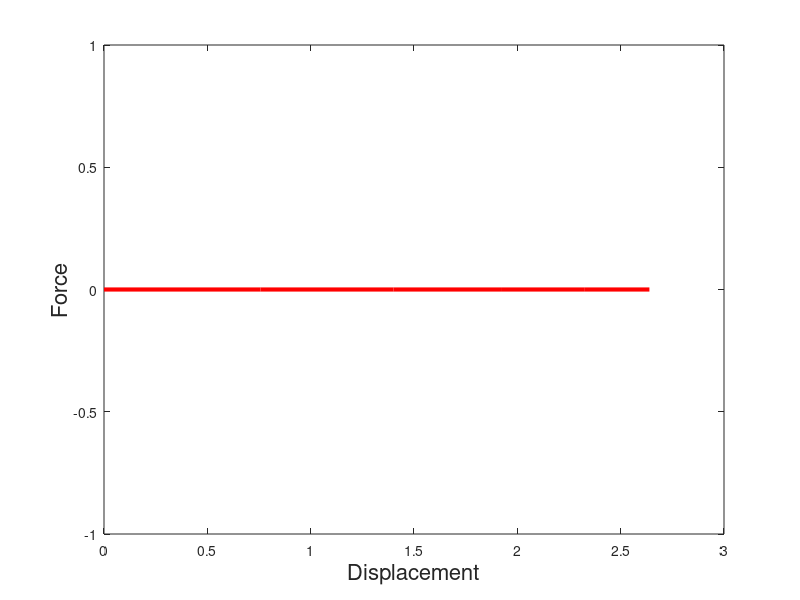
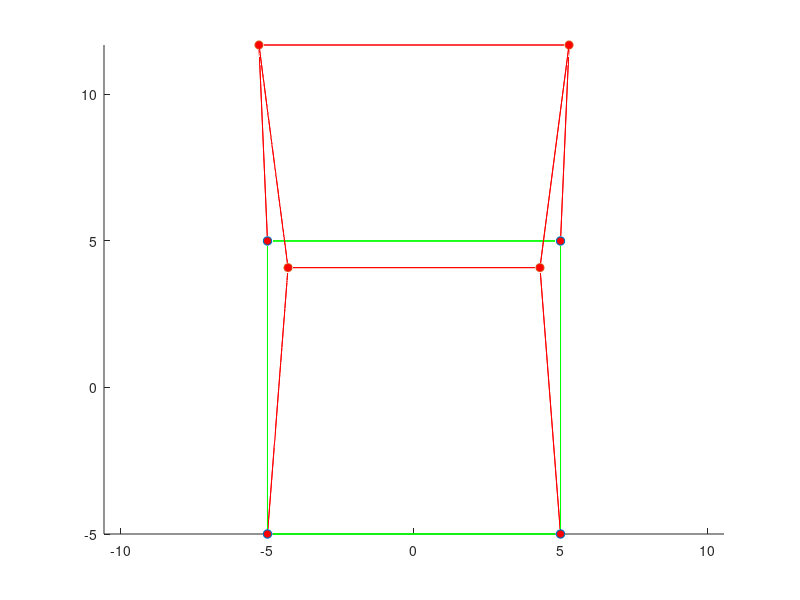

These charts were generated, in order, by the following MATLAB code:
function FEM_hyperelastic
%
%          Example 2D and 3D hyperelastic FEM code
%
%        Variables read from input file;
%        nprops              No. material parameters
%        materialprops(i)    List of material parameters
%        ncoord              No. spatial coords (2 for 2D, 3 for 3D)
%        ndof                No. degrees of freedom per node (2 for 2D, 3 for 3D)
%                            (here ndof=ncoord, but the program allows them to be different
%                            to allow extension to plate & beam elements with C^1 continuity)
%        nnode               No. nodes
%        coords(i,j)         ith coord of jth node, for i=1..ncoord; j=1..nnode
%        nelem               No. elements
%        maxnodes            Max no. nodes on any one element (used for array dimensioning)
%        nelnodes(i)         No. nodes on the ith element
%        elident(i)          An integer identifier for the ith element.  Not used
%                            in this code but could be used to switch on reduced integration,
%                            etc.
%        connect(i,j)        List of nodes on the jth element
%        nfix                Total no. prescribed displacements
%        fixnodes(i,j)       List of prescribed displacements at nodes
%                            fixnodes(1,j) Node number
%                            fixnodes(2,j) Displacement component number (1, 2 or 3)
%                            fixnodes(3,j) Value of the displacement
%        ndload              Total no. element faces subjected to tractions
%        dloads(i,j)         List of element tractions
%                            dloads(1,j) Element number
%                            dloads(2,j) face number
%                            dloads(3,j), dloads(4,j), dloads(5,j) Components of traction
%                            (assumed uniform) 
%
%  To run the program you first need to set up an input file, as described in 
%  the lecture notes.  Then change the fopen command below to point to the file.
%  Also change the fopen command in the post-processing step (near the bottom of the
%  program) to point to a suitable output file.  Then execute the file in
%  the usual fashion (e.g. hit the green arrow at the top of the MATLAB
%  editor window)
% 
%
% ==================== Read data from the input file ===========================
%
%
% YOU NEED TO CHANGE THE PATH & FILE NAME TO POINT TO YOUR INPUT FILE
%
% infile=fopen('hyperelastic_quad4.txt','r');
% infile=fopen('Hyperelastic_Normal.txt','r');
% outfile=fopen('Results_Normal.txt','w');
infile=fopen('Hyperelastic_Shear.txt','r');
outfile=fopen('Results_Shear.txt','w');

[nprops,materialprops,ncoord,ndof,nnode,coords,nelem,maxnodes,connect,nelnodes,elident,nfix,fixnodes,ndload,dloads] = read_input_file(infile);

fclose(infile);

% Plot the initial mesh as a check
close all
figure
plotmesh(coords,ncoord,nnode,connect,nelem,elident,nelnodes,'g');

%
%============================ MAIN FEM ANALYSIS PROCEDURE ========================
%
%   w           Nodal displacements.  Let w_i^a be ith displacement component
%               at jth node.  Then dofs contain (w_1^1, w_2^1, w_1^2, w_2^2....) for 2D
%               and (w_1^1, w_2^1, w_3^1, w_1^2, w_2^2, w_3^2....) for 3D
%   dw          Correction to nodal displacements.  Let w_i^a be ith displacement component
%               at jth node.  Then dofs contain (w_1^1, w_2^1, w_1^2, w_2^2....) for 2D
%               and (w_1^1, w_2^1, w_3^1, w_1^2, w_2^2, w_3^2....) for 3D
%   K           Global stiffness matrix.  Stored as [K_1111 K_1112  K_1121  K_1122...
%                                                    K_1211 K_1212  K_1221  K_1222...
%                                                    K_2111 K_2112  K_2121  K_2122...]
%               for 2D problem and similarly for 3D problem
%   F           Force vector.  Currently only includes contribution from tractions
%               acting on element faces (i.e. body forces are neglected)
%   R           Volume contribution to residual
%   b           RHS of equation system
%
  w = zeros(nnode*ndof,1);
%
%  Here we specify how the Newton Raphson iteration should run
%  Load is applied in nsteps increments;
%  tol is the tolerance used in checking Newton-Raphson convergence
%  maxit is the max no. Newton-Raphson iterations
%  relax is the relaxation factor (Set to 1 unless big convergence problems)
%
  nsteps = 5;
  tol = 0.00001;
  maxit = 30;
  relax = 1.;

  forcevdisp = zeros(2,nsteps+1);
  forcevdisp(1,1) = 0;
  forcevdisp(2,1) = 0;

  for step = 1 : nsteps

     loadfactor = step/nsteps;

     err1 = 1.;
     nit = 0;
   
    fprintf(1,'\n Step %f Load %f\n',step,loadfactor);

     while ((err1>tol) && (nit<maxit))          % Newton Raphson loop
         nit = nit + 1;
   
         K = globalstiffness(ncoord,ndof,nnode,coords, ...
                 nelem,maxnodes,elident,nelnodes,connect,materialprops,w);
         F = globaltraction(ncoord,ndof,nnode,ndload,coords, ...
                      nelnodes,elident,connect,dloads,w);
         R = globalresidual(ncoord,ndof,nnode,coords, ...
                    nelem,maxnodes,elident,nelnodes, ...
                          connect,materialprops,w);
         
         b = loadfactor*F - R;
         
%          Fix constrained nodes.
         for n = 1 : nfix
           rw = ndof*(fixnodes(1,n)-1) + fixnodes(2,n);
           for cl = 1 : ndof*nnode
             K(rw,cl) = 0;
           end
           K(rw,rw) = 1.;
           b(rw) = loadfactor*fixnodes(3,n)-w(rw);
         end
%
%        Solve for the correction
%
         dw = K\b;
%
%        Check convergence
%

         w = w + relax*dw;
         wnorm = dot(w,w);
         err1 = dot(dw,dw);
         err2 = dot(b,b);
         err1 = sqrt(err1/wnorm);
         err2 = sqrt(err2)/(ndof*nnode);
         fprintf(1,'Iteration number %d Correction %f Residual %f tolerance %f\n',nit,err1,err2,tol);
     end
     
     fprintf(outfile,'\n\n Step %f Load %f\n',step,loadfactor);
     
     print_results(outfile, ...
         nprops,materialprops,ncoord,ndof,nnode,coords, ...
         nelem,maxnodes,connect,nelnodes,elident, ...
         nfix,fixnodes,ndload,dloads,w)
%
%      Store traction and displacement for plotting later
%
    forcevdisp(2,step+1) = loadfactor*dloads(3,1);
    forcevdisp(1,step+1) = w(3);
  end 

  plot(forcevdisp(1,:),forcevdisp(2,:),'r','LineWidth',3);
  xlabel({'Displacement'},'FontSize',16);
  ylabel({'Force'},'FontSize',16);

  
%
%================================= POST-PROCESSING =================================
%
% Create a plot of the deformed mesh
%

  defcoords = zeros(ndof,nnode); 
  scalefactor = 1.0;
  for i = 1:nnode
    for j = 1:ndof
       defcoords(j,i) = coords(j,i) + scalefactor*w(ndof*(i-1)+j); 
    end
  end

 figure
 plotmesh(coords,ncoord,nnode,connect,nelem,elident,nelnodes,'g');
 hold on
 plotmesh(defcoords,ncoord,nnode,connect,nelem,elident,nelnodes,'r');  
  

 
fclose(outfile); 
end 

%================= Material Stiffness ==================================
%
%    Computes material stiffness tensor C_{ijkl} 
%    Currently coded either for plane strain or general 3D.
%
function C = materialstiffness(ndof,ncoord,B,J,materialprops)

% 
   mu1 = materialprops(1);
   K1 = materialprops(2);
%
   dl = [ [1,0,0];[0,1,0];[0,0,1] ];  

   if (ncoord == 2)
     Bqq = B(1,1)+B(2,2) + 1.;  
     for i = 1 : 2 
       for j = 1 : 2 
         for k = 1 : 2 
           for l = 1 : 2 
             C(i,j,k,l) =  mu1*( dl(i,k)*B(j,l)+B(i,l)*dl(j,k) ...
                         - (2/3)*(B(i,j)*dl(k,l)+dl(i,j)*B(k,l)) ...
                         + (2/3)*Bqq*dl(i,j)*dl(k,l)/3 )/J^(2/3) ...
                         + K1*(2*J-1)*J*dl(i,j)*dl(k,l);
           end
         end
       end
     end
        
   elseif (ncoord == 3)

     Bqq = B(1,1)+B(2,2)+B(3,3);
     for i = 1 : 3
       for j = 1 : 3
         for k = 1 : 3
           for l = 1 : 3
             C(i,j,k,l) =  mu1*( dl(i,k)*B(j,l)+B(i,l)*dl(j,k) ...
                         - (2/3)*(B(i,j)*dl(k,l)+dl(i,j)*B(k,l)) ...
                         + (2/3)*Bqq*dl(i,j)*dl(k,l)/3 )/J^(2/3) ...
                         + K1*(2*J-1)*J*dl(i,j)*dl(k,l);
            end
          end
        end
      end
    end

end
%================= Stress ==================================
%
%   Computes stress sigma_{ij} given B_{ij}
%
function stress = Kirchhoffstress(ndof,ncoord,B,J,materialprops)

   stress = zeros(ndof,ncoord);
   dl = [ [1,0,0];[0,1,0];[0,0,1] ];  

   mu1 = materialprops(1);
   K1 = materialprops(2);

   Bkk = trace(B);
   if (ndof==2) Bkk = Bkk + 1; end 
   for i = 1 : ndof
     for j = 1 : ncoord
        stress(i,j) = mu1*(B(i,j) - Bkk*dl(i,j)/3.)/J^(2/3) + K1*J*(J-1)*dl(i,j);
    end
  end

end


%====================== No. integration points =============================
%
%   Defines the number of integration points:be used for
%   each element type
%
function n = numberofintegrationpoints(ncoord,nelnodes,elident)
  
   if (ncoord == 1) 
     n = nelnodes;   
   elseif (ncoord == 2) 
     if (nelnodes == 3)
         n = 1;
     end
     if (nelnodes == 6)
         n = 3;
     end
     if (nelnodes == 4)
         n = 4;
     end
     if (nelnodes == 8)
         n = 9;
     end
   elseif (ncoord == 3) 
     if (nelnodes == 4)
         n = 1 ;
     end
     if (nelnodes == 10)
         n = 4;
     end
     if (nelnodes == 8)
         n = 8;
     end
     if (nelnodes == 20)
         n = 27;
     end
   end
end   
%
%====================== INTEGRATION POINTS ==================================
%
%   Defines positions of integration points
%
function xi = integrationpoints(ncoord,nelnodes,npoints,elident)

   xi = zeros(ncoord,npoints);
%
%  1D elements
%
   if (ncoord == 1) 
     if (npoints==1) 
       xi(1,1) = 0.;
     elseif (npoints == 2) 
       xi(1,1) = -0.5773502692;
       xi(1,2) = -xi(1,1);
     elseif (npoints == 3) 
       xi(1,1) = -0.7745966692;
       xi(1,2) = 0.0;
       xi(1,3) = -xi(1,1);
     end
%
%  2D elements
%
   elseif (ncoord == 2) 
%
%    Triangular element
%
     if ( nelnodes == 3 || nelnodes == 6 ) 
       if (npoints == 1) 
         xi(1,1) = 1./3.;
         xi(2,1) = 1./3.;
       elseif (npoints == 3) 
         xi(1,1) = 0.6;
         xi(2,1) = 0.2;
         xi(1,2) = 0.2;
         xi(2,2) = 0.6;
         xi(1,3) = 0.2;
         xi(2,3) = 0.2;
       elseif (npoints == 4) 
         xi(1,1) = 1./3.;
         xi(2,1) = 1./3.;
         xi(1,2) = 0.6;
         xi(2,2) = 0.2;
         xi(1,3) = 0.2;
         xi(2,3) = 0.6;
         xi(1,4) = 0.2;
         xi(2,4) = 0.2;
       end
%
%    Rectangular element
%                  
     elseif ( nelnodes==4 || nelnodes==8 ) 

       if (npoints == 1) 
         xi(1,1) = 0.;
         xi(2,1) = 0.;
       elseif (npoints == 4) 
         xi(1,1) = -0.5773502692;
         xi(2,1) = xi(1,1);
         xi(1,2) = -xi(1,1);
         xi(2,2) = xi(1,1);
         xi(1,3) = xi(1,1);
         xi(2,3) = -xi(1,1);
         xi(1,4) = -xi(1,1);
         xi(2,4) = -xi(1,1);
       elseif (npoints == 9) 
         xi(1,1) = -0.7745966692;
         xi(2,1) = xi(1,1);
         xi(1,2) = 0.0;
         xi(2,2) = xi(1,1);
         xi(1,3) = -xi(1,1);
         xi(2,3) = xi(1,1);
         xi(1,4) = xi(1,1);
         xi(2,4) = 0.0;
         xi(1,5) = 0.0;
         xi(2,5) = 0.0;
         xi(1,6) = -xi(1,1);
         xi(2,6) = 0.0;
         xi(1,7) = xi(1,1);
         xi(2,7) = -xi(1,1);
         xi(1,8) = 0.;
         xi(2,8) = -xi(1,1);
         xi(1,9) = -xi(1,1);
         xi(2,9) = -xi(1,1);
       end
     end
%
%   3D elements
%
   elseif (ncoord == 3) 
%
%  3D elements
%
     if (nelnodes == 4 || nelnodes==10 ) 
       if (npoints == 1) 
         xi(1,1) = 0.25;
         xi(2,1) = 0.25;
         xi(3,1) = 0.25;
       elseif (npoints == 4) 
         xi(1,1) = 0.58541020;
         xi(2,1) = 0.13819660;
         xi(3,1) = xi(2,1);
         xi(1,2) = xi(2,1);
         xi(2,2) = xi(1,1);
         xi(3,2) = xi(2,1);
         xi(1,3) = xi(2,1);
         xi(2,3) = xi(2,1);
         xi(3,3) = xi(1,1);
         xi(1,4) = xi(2,1);
         xi(2,4) = xi(2,1);
         xi(3,4) = xi(2,1);
       end
     elseif ( nelnodes==8 || nelnodes==20 ) 
       if (npoints == 1) 
         xi(1,1) = 0.;
         xi(2,1) = 0.;
         xi(3,1) = 0.;
       elseif (npoints == 8) 
         x1D = [-0.5773502692,0.5773502692];
         for k = 1:2
           for j = 1:2 
             for i = 1:2
               n = 4*(k-1) + 2*(j-1) + i;
               xi(1,n) = x1D(i);
               xi(2,n) = x1D(j);
               xi(3,n) = x1D(k);
             end
           end
         end
       elseif (npoints == 27) 
         x1D = [-0.7745966692,0.,0.7745966692];
         for k = 1:3
           for j = 1:3
             for i = 1:3
               n = 9*(k-1) + 3*(j-1) + i;
               xi(1,n) = x1D(i);
               xi(2,n) = x1D(j);
               xi(3,n) = x1D(k);
             end
           end
         end
       end
     end
   end
end

%
%================= INTEGRATION WEIGHTS ==================================
%
%   Defines integration weights w_i
%
function w = integrationweights(ncoord,nelnodes,npoints,elident)

   w = zeros(npoints,1);

%
%  1D elements
%
   if (ncoord == 1) 
     if (npoints == 1)
       w(1) = 2.;
     elseif (npoints == 2) 
       w = [1.,1.];
     elseif (npoints == 3) 
       w = [0.555555555,0.888888888,0.555555555];
     end
%
%  2D elements
%
   elseif (ncoord == 2) 
%
%    Triangular element
%
     if ( nelnodes == 3 || nelnodes == 6 ) 
       if (npoints == 1) 
         w(1) = 0.5;
       elseif (npoints == 3) 
         w(1) = 1./6.;
         w(2) = 1./6.;
         w(3) = 1./6.;
       elseif (npoints == 4) 
         w = [-27./96.,25./96.,25/96.,25/96.];
       end
%
%    Rectangular element
%                  
     elseif ( nelnodes==4 || nelnodes==8 ) 

       if (npoints == 1) 
         w(1) = 4.;
       elseif (npoints == 4) 
         w = [1.,1.,1.,1.];
       elseif (npoints == 9 ) 
         w1D = [0.555555555,0.888888888,0.55555555555];
         for j = 1:3
           for i = 1:3
             n = 3*(j-1)+i;
             w(n) = w1D(i)*w1D(j);
           end
         end    
       end
     end 

   elseif (ncoord == 3) 
%
%  3D elements
%
     if (nelnodes == 4 || nelnodes==10 ) 
       if (npoints == 1) 
         w(1) = 1./6.;
       elseif (npoints == 4) 
         w = [1./24.,1./24.,1./24.,1./24.];
       end
     elseif ( nelnodes==8 || nelnodes==20 ) 
       if (npoints == 1) 
         w(1) = 8.;
       elseif (npoints == 8) 
         w = [1.,1.,1.,1.,1.,1.,1.,1.];
       elseif (npoints == 27) 
         w1D = [0.555555555,0.888888888,0.55555555555];
         for k = 1:3
           for j = 1:3
             for i = 1:3
               n = 9*(k-1)+3*(j-1)+i;
               w(n) = w1D(i)*w1D(j)*w1D(k);
             end
           end    
         end
       end
     end
   end
end

%
%================= SHAPE FUNCTIONS ==================================
%
%        Calculates shape functions for various element types
%
function N = shapefunctions(nelnodes,ncoord,elident,xi)
 

   N = zeros(nelnodes,1);
%
%  1D elements
%
  if (ncoord == 1) 
    if (nelnodes==2) 
      N(1) = 0.5*(1.+xi(1));
      N(2) = 0.5*(1.-xi(1));
    elseif (nelnodes == 3) 
      N(1) = -0.5*xi(1)*(1.-xi(1));
      N(2) =  0.5*xi(1)*(1.+xi(1));
      N(3) = (1.-xi(1))*(1.+xi(1));
    end
%
%  2D elements
%
   elseif (ncoord == 2) 
%
%    Triangular element
%
     if ( nelnodes == 3 ) 
       N(1) = xi(1);
       N(2) = xi(2);
       N(3) = 1.-xi(1)-xi(2);               
     elseif ( nelnodes == 6 ) 
       xi3 = 1.-xi(1)-xi(2);
       N(1) = (2.*xi(1)-1.)*xi(1);
       N(2) = (2.*xi(2)-1.)*xi(2);
       N(3) = (2.*xi3-1.)*xi3;
       N(4) = 4.*xi(1)*xi(2);
       N(5) = 4.*xi(2)*xi3;
       N(6) = 4.*xi3*xi(1);
%
%    Rectangular element
%                  
     elseif ( nelnodes == 4 ) 
       N(1) = 0.25*(1.-xi(1))*(1.-xi(2));
       N(2) = 0.25*(1.+xi(1))*(1.-xi(2));
       N(3) = 0.25*(1.+xi(1))*(1.+xi(2));
       N(4) = 0.25*(1.-xi(1))*(1.+xi(2));
     elseif (nelnodes == 8) 
       N(1) = -0.25*(1.-xi(1))*(1.-xi(2))*(1.+xi(1)+xi(2));
       N(2) = 0.25*(1.+xi(1))*(1.-xi(2))*(xi(1)-xi(2)-1.);
       N(3) = 0.25*(1.+xi(1))*(1.+xi(2))*(xi(1)+xi(2)-1.);
       N(4) = 0.25*(1.-xi(1))*(1.+xi(2))*(xi(2)-xi(1)-1.);
       N(5) = 0.5*(1.-xi(1)*xi(1))*(1.-xi(2));
       N(6) = 0.5*(1.+xi(1))*(1.-xi(2)*xi(2));
       N(7) = 0.5*(1.-xi(1)*xi(1))*(1.+xi(2));
       N(8) = 0.5*(1.-xi(1))*(1.-xi(2)*xi(2));
     end
%
   elseif (ncoord==3) 

     if (nelnodes == 4) 
       N(1) = xi(1);
       N(2) = xi(2);
       N(3) = xi(3);
       N(4) = 1.-xi(1)-xi(2)-xi(3);
     elseif (nelnodes == 10) 
       xi4 = 1.-xi(1)-xi(2)-xi(3);
       N(1) = (2.*xi(1)-1.)*xi(1);
       N(2) = (2.*xi(2)-1.)*xi(2);
       N(3) = (2.*xi(3)-1.)*xi(3);
       N(4) = (2.*xi4-1.)*xi4;
       N(5) = 4.*xi(1)*xi(2);
       N(6) = 4.*xi(2)*xi(3);
       N(7) = 4.*xi(3)*xi(1);
       N(8) = 4.*xi(1)*xi4;
       N(9) = 4.*xi(2)*xi4;
       N(10) = 4.*xi(3)*xi4;
     elseif (nelnodes == 8) 
       N(1) = (1.-xi(1))*(1.-xi(2))*(1.-xi(3))/8.;
       N(2) = (1.+xi(1))*(1.-xi(2))*(1.-xi(3))/8.;
       N(3) = (1.+xi(1))*(1.+xi(2))*(1.-xi(3))/8.;
       N(4) = (1.-xi(1))*(1.+xi(2))*(1.-xi(3))/8.;
       N(5) = (1.-xi(1))*(1.-xi(2))*(1.+xi(3))/8.;
       N(6) = (1.+xi(1))*(1.-xi(2))*(1.+xi(3))/8.;
       N(7) = (1.+xi(1))*(1.+xi(2))*(1.+xi(3))/8.;
       N(8) = (1.-xi(1))*(1.+xi(2))*(1.+xi(3))/8.;
     elseif (nelnodes == 20) 
       N(1) = (1.-xi(1))*(1.-xi(2))*(1.-xi(3))*(-xi(1)-xi(2)-xi(3)-2.)/8.;
       N(2) = (1.+xi(1))*(1.-xi(2))*(1.-xi(3))*(xi(1)-xi(2)-xi(3)-2.)/8.;
       N(3) = (1.+xi(1))*(1.+xi(2))*(1.-xi(3))*(xi(1)+xi(2)-xi(3)-2.)/8.;
       N(4) = (1.-xi(1))*(1.+xi(2))*(1.-xi(3))*(-xi(1)+xi(2)-xi(3)-2.)/8.;
       N(5) = (1.-xi(1))*(1.-xi(2))*(1.+xi(3))*(-xi(1)-xi(2)+xi(3)-2.)/8.;
       N(6) = (1.+xi(1))*(1.-xi(2))*(1.+xi(3))*(xi(1)-xi(2)+xi(3)-2.)/8.;
       N(7) = (1.+xi(1))*(1.+xi(2))*(1.+xi(3))*(xi(1)+xi(2)+xi(3)-2.)/8.;
       N(8) = (1.-xi(1))*(1.+xi(2))*(1.+xi(3))*(-xi(1)+xi(2)+xi(3)-2.)/8.;
       N(9)  = (1.-xi(1)^2)*(1.-xi(2))*(1.-xi(3))/4.;
       N(10) = (1.+xi(1))*(1.-xi(2)^2)*(1.-xi(3))/4.;
       N(11) = (1.-xi(1)^2)*(1.+xi(2))*(1.-xi(3))/4.;
       N(12) = (1.-xi(1))*(1.-xi(2)^2)*(1.-xi(3))/4.;
       N(13) = (1.-xi(1)^2)*(1.-xi(2))*(1.+xi(3))/4.;
       N(14) = (1.+xi(1))*(1.-xi(2)^2)*(1.+xi(3))/4.;
       N(15) = (1.-xi(1)^2)*(1.+xi(2))*(1.+xi(3))/4.;
       N(16) = (1.-xi(1))*(1.-xi(2)^2)*(1.+xi(3))/4.;
       N(17) = (1.-xi(1))*(1.-xi(2))*(1.-xi(3)^2)/4.;
       N(18) = (1.+xi(1))*(1.-xi(2))*(1.-xi(3)^2)/4.;
       N(19) = (1.+xi(1))*(1.+xi(2))*(1.-xi(3)^2)/4.;
       N(20) = (1.-xi(1))*(1.+xi(2))*(1.-xi(3)^2)/4.;
     end
   end

end

%
%================= SHAPE FUNCTION DERIVATIVES ======================
%
function dNdxi = shapefunctionderivs(nelnodes,ncoord,elident,xi)

  dNdxi = zeros(nelnodes,ncoord);
%
% 1D elements
%
  if (ncoord == 1) 
    if (nelnodes==2) 
      dNdxi(1,1) = 0.5;
      dNdxi(2,1) = -0.5;
    elseif (nelnodes == 3) 
      dNdxi(1,1) = -0.5+xi(1);
      dNdxi(2,1) =  0.5+xi(1);
      dNdxi(3,1) = -2.*xi(1);
    end
%
%  2D elements
%
   elseif (ncoord == 2) 
%
%    Triangular element
%
     if ( nelnodes == 3 ) 
       dNdxi(1,1) = 1.;
       dNdxi(2,2) = 1.;
       dNdxi(3,1) = -1.;
       dNdxi(3,2) = -1.;               
     elseif ( nelnodes == 6 ) 
       xi3 = 1.-xi(1)-xi(2);
       dNdxi(1,1) = 4.*xi(1)-1.;
       dNdxi(2,2) = 4.*xi(2)-1.;
       dNdxi(3,1) = -(4.*xi3-1.);
       dNdxi(3,2) = -(4.*xi3-1.);
       dNdxi(4,1) = 4.*xi(2);
       dNdxi(4,2) = 4.*xi(1);
       dNdxi(5,1) = -4.*xi(2);
       dNdxi(5,2) = -4.*xi(1);
       dNdxi(6,1) = 4.*xi3 - 4.*xi(1);
       dNdxi(6,2) = 4.*xi3 - 4.*xi(2);
%
%    Rectangular element
%                  
     elseif ( nelnodes == 4 ) 
       dNdxi(1,1) = -0.25*(1.-xi(2));
       dNdxi(1,2) = -0.25*(1.-xi(1));
       dNdxi(2,1) = 0.25*(1.-xi(2));
       dNdxi(2,2) = -0.25*(1.+xi(1));
       dNdxi(3,1) = 0.25*(1.+xi(2));
       dNdxi(3,2) = 0.25*(1.+xi(1));
       dNdxi(4,1) = -0.25*(1.+xi(2));
       dNdxi(4,2) = 0.25*(1.-xi(1));
     elseif (nelnodes == 8) 
       dNdxi(1,1) = 0.25*(1.-xi(2))*(2.*xi(1)+xi(2));
       dNdxi(1,2) = 0.25*(1.-xi(1))*(xi(1)+2.*xi(2));
       dNdxi(2,1) = 0.25*(1.-xi(2))*(2.*xi(1)-xi(2));
       dNdxi(2,2) = 0.25*(1.+xi(1))*(2.*xi(2)-xi(1));
       dNdxi(3,1) = 0.25*(1.+xi(2))*(2.*xi(1)+xi(2));
       dNdxi(3,2) = 0.25*(1.+xi(1))*(2.*xi(2)+xi(1));
       dNdxi(4,1) = 0.25*(1.+xi(2))*(2.*xi(1)-xi(2));
       dNdxi(4,2) = 0.25*(1.-xi(1))*(2.*xi(2)-xi(1));
       dNdxi(5,1) = -xi(1)*(1.-xi(2));
       dNdxi(5,2) = -0.5*(1.-xi(1)*xi(1));
       dNdxi(6,1) = 0.5*(1.-xi(2)*xi(2));
       dNdxi(6,2) = -(1.+xi(1))*xi(2);
       dNdxi(7,1) = -xi(1)*(1.+xi(2));
       dNdxi(7,2) = 0.5*(1.-xi(1)*xi(1));
       dNdxi(8,1) = -0.5*(1.-xi(2)*xi(2));
       dNdxi(8,2) = -(1.-xi(1))*xi(2);
      end
%
%    3D elements
%
   elseif (ncoord==3) 

     if (nelnodes == 4) 
       dNdxi(1,1) = 1.;
       dNdxi(2,2) = 1.;
       dNdxi(3,3) = 1.;
       dNdxi(4,1) = -1.;
       dNdxi(4,2) = -1.;
       dNdxi(4,3) = -1.;
     elseif (nelnodes == 10) 
       xi4 = 1.-xi(1)-xi(2)-xi(3);
       dNdxi(1,1) = (4.*xi(1)-1.);
       dNdxi(2,2) = (4.*xi(2)-1.);
       dNdxi(3,3) = (4.*xi(3)-1.);
       dNdxi(4,1) = -(4.*xi4-1.);
       dNdxi(4,2) = -(4.*xi4-1.);
       dNdxi(4,3) = -(4.*xi4-1.);
       dNdxi(5,1) = 4.*xi(2);
       dNdxi(5,2) = 4.*xi(1);
       dNdxi(6,2) = 4.*xi(3);
       dNdxi(6,3) = 4.*xi(2);
       dNdxi(7,1) = 4.*xi(3);
       dNdxi(7,3) = 4.*xi(1); 
       dNdxi(8,1) = 4.*(xi4-xi(1));
       dNdxi(8,2) = -4.*xi(1);
       dNdxi(8,3) = -4.*xi(1);
       dNdxi(9,1) = -4.*xi(2);
       dNdxi(9,2) = 4.*(xi4-xi(2));
       dNdxi(9,3) = -4.*xi(2);
       dNdxi(10,1) = -4.*xi(3)*xi4;
       dNdxi(10,2) = -4.*xi(3);
       dNdxi(10,3) = 4.*(xi4-xi(3));
     elseif (nelnodes == 8) 
       dNdxi(1,1) = -(1.-xi(2))*(1.-xi(3))/8.;
       dNdxi(1,2) = -(1.-xi(1))*(1.-xi(3))/8.;
       dNdxi(1,3) = -(1.-xi(1))*(1.-xi(2))/8.;
       dNdxi(2,1) = (1.-xi(2))*(1.-xi(3))/8.;
       dNdxi(2,2) = -(1.+xi(1))*(1.-xi(3))/8.;
       dNdxi(2,3) = -(1.+xi(1))*(1.-xi(2))/8.;
       dNdxi(3,1) = (1.+xi(2))*(1.-xi(3))/8.;
       dNdxi(3,2) = (1.+xi(1))*(1.-xi(3))/8.;
       dNdxi(3,3) = -(1.+xi(1))*(1.+xi(2))/8.;
       dNdxi(4,1) = -(1.+xi(2))*(1.-xi(3))/8.;
       dNdxi(4,2) = (1.-xi(1))*(1.-xi(3))/8.;
       dNdxi(4,3) = -(1.-xi(1))*(1.+xi(2))/8.;
       dNdxi(5,1) = -(1.-xi(2))*(1.+xi(3))/8.;
       dNdxi(5,2) = -(1.-xi(1))*(1.+xi(3))/8.;
       dNdxi(5,3) = (1.-xi(1))*(1.-xi(2))/8.;
       dNdxi(6,1) = (1.-xi(2))*(1.+xi(3))/8.;
       dNdxi(6,2) = -(1.+xi(1))*(1.+xi(3))/8.;
       dNdxi(6,3) = (1.+xi(1))*(1.-xi(2))/8.;
       dNdxi(7,1) = (1.+xi(2))*(1.+xi(3))/8.;
       dNdxi(7,2) = (1.+xi(1))*(1.+xi(3))/8.;
       dNdxi(7,3) = (1.+xi(1))*(1.+xi(2))/8.;
       dNdxi(8,1) = -(1.+xi(2))*(1.+xi(3))/8.;
       dNdxi(8,2) = (1.-xi(1))*(1.+xi(3))/8.;
       dNdxi(8,3) = (1.-xi(1))*(1.+xi(2))/8.;
     elseif (nelnodes == 20) 
       dNdxi(1,1) = (-(1.-xi(2))*(1.-xi(3))*(-xi(1)-xi(2)-xi(3)-2.)-(1.-xi(1))*(1.-xi(2))*(1.-xi(3)))/8.;
       dNdxi(1,2) = (-(1.-xi(1))*(1.-xi(3))*(-xi(1)-xi(2)-xi(3)-2.)-(1.-xi(1))*(1.-xi(2))*(1.-xi(3)))/8.;
       dNdxi(1,3) = (-(1.-xi(1))*(1.-xi(2))*(-xi(1)-xi(2)-xi(3)-2.)-(1.-xi(1))*(1.-xi(2))*(1.-xi(3)))/8.;

       dNdxi(2,1) = ((1.-xi(2))*(1.-xi(3))*(xi(1)-xi(2)-xi(3)-2.)+(1.+xi(1))*(1.-xi(2))*(1.-xi(3)))/8.;
       dNdxi(2,2) = (-(1.+xi(1))*(1.-xi(3))*(xi(1)-xi(2)-xi(3)-2.)-(1.+xi(1))*(1.-xi(2))*(1.-xi(3)))/8.;
       dNdxi(2,3) = (-(1.+xi(1))*(1.-xi(2))*(xi(1)-xi(2)-xi(3)-2.)-(1.+xi(1))*(1.-xi(2))*(1.-xi(3)))/8.;

       dNdxi(3,1) = ((1.+xi(2))*(1.-xi(3))*(xi(1)+xi(2)-xi(3)-2.)+(1.+xi(1))*(1.+xi(2))*(1.-xi(3)))/8.;
       dNdxi(3,2) = ((1.+xi(1))*(1.-xi(3))*(xi(1)+xi(2)-xi(3)-2.)+(1.+xi(1))*(1.+xi(2))*(1.-xi(3)))/8.;
       dNdxi(3,3) = (-(1.+xi(1))*(1.+xi(2))*(xi(1)+xi(2)-xi(3)-2.)-(1.+xi(1))*(1.+xi(2))*(1.-xi(3)))/8.;

       dNdxi(4,1) = (-(1.+xi(2))*(1.-xi(3))*(-xi(1)+xi(2)-xi(3)-2.)-(1.-xi(1))*(1.+xi(2))*(1.-xi(3)))/8.;
       dNdxi(4,2) = ((1.-xi(1))*(1.-xi(3))*(-xi(1)+xi(2)-xi(3)-2.)+(1.-xi(1))*(1.+xi(2))*(1.-xi(3)))/8.;
       dNdxi(4,3) = (-(1.-xi(1))*(1.+xi(2))*(-xi(1)+xi(2)-xi(3)-2.)-(1.-xi(1))*(1.+xi(2))*(1.-xi(3)))/8.;
       dNdxi(5,1) = (-(1.-xi(2))*(1.+xi(3))*(-xi(1)-xi(2)+xi(3)-2.)-(1.-xi(1))*(1.-xi(2))*(1.+xi(3)))/8.;
       dNdxi(5,2) = (-(1.-xi(1))*(1.+xi(3))*(-xi(1)-xi(2)+xi(3)-2.)-(1.-xi(1))*(1.-xi(2))*(1.+xi(3)))/8.;
       dNdxi(5,3) = ((1.-xi(1))*(1.-xi(2))*(-xi(1)-xi(2)+xi(3)-2.)+(1.-xi(1))*(1.-xi(2))*(1.+xi(3)))/8.;
       dNdxi(6,1) = ((1.-xi(2))*(1.+xi(3))*(xi(1)-xi(2)+xi(3)-2.)+(1.+xi(1))*(1.-xi(2))*(1.+xi(3)))/8.;
       dNdxi(6,2) = (-(1.+xi(1))*(1.+xi(3))*(xi(1)-xi(2)+xi(3)-2.)-(1.+xi(1))*(1.-xi(2))*(1.+xi(3)))/8.;
       dNdxi(6,3) = ((1.+xi(1))*(1.-xi(2))*(xi(1)-xi(2)+xi(3)-2.)+(1.+xi(1))*(1.-xi(2))*(1.+xi(3)))/8.;
       dNdxi(7,1) = ((1.+xi(2))*(1.+xi(3))*(xi(1)+xi(2)+xi(3)-2.)+(1.+xi(1))*(1.+xi(2))*(1.+xi(3)))/8.;
       dNdxi(7,2) = ((1.+xi(1))*(1.+xi(3))*(xi(1)+xi(2)+xi(3)-2.)+(1.+xi(1))*(1.+xi(2))*(1.+xi(3)))/8.;
       dNdxi(7,3) = ((1.+xi(1))*(1.+xi(2))*(xi(1)+xi(2)+xi(3)-2.)+(1.+xi(1))*(1.+xi(2))*(1.+xi(3)))/8.;
       dNdxi(8,1) = (-(1.+xi(2))*(1.+xi(3))*(-xi(1)+xi(2)+xi(3)-2.)-(1.-xi(1))*(1.+xi(2))*(1.+xi(3)))/8.;
       dNdxi(8,2) = ((1.-xi(1))*(1.+xi(3))*(-xi(1)+xi(2)+xi(3)-2.)+(1.-xi(1))*(1.+xi(2))*(1.+xi(3)))/8.;
       dNdxi(8,3) = ((1.-xi(1))*(1.+xi(2))*(-xi(1)+xi(2)+xi(3)-2.)+(1.-xi(1))*(1.+xi(2))*(1.+xi(3)))/8.;
       dNdxi(9,1)  = -2.*xi(1)*(1.-xi(2))*(1.-xi(3))/4.;
       dNdxi(9,2)  = -(1.-xi(1)^2)*(1.-xi(3))/4.;
       dNdxi(9,3)  = -(1.-xi(1)^2)*(1.-xi(2))/4.;
       dNdxi(10,1)  = (1.-xi(2)^2)*(1.-xi(3))/4.;
       dNdxi(10,2)  = -2.*xi(2)*(1.+xi(1))*(1.-xi(3))/4.;
       dNdxi(10,3)  = -(1.-xi(2)^2)*(1.+xi(1))/4.;
       dNdxi(11,1)  = -2.*xi(1)*(1.+xi(2))*(1.-xi(3))/4.;
       dNdxi(11,2)  = (1.-xi(1)^2)*(1.-xi(3))/4.;
       dNdxi(11,3)  = -(1.-xi(1)^2)*(1.+xi(2))/4.;
       dNdxi(12,1)  = -(1.-xi(2)^2)*(1.-xi(3))/4.;
       dNdxi(12,2)  = -2.*xi(2)*(1.-xi(1))*(1.-xi(3))/4.;
       dNdxi(12,3)  = -(1.-xi(2)^2)*(1.-xi(1))/4.;
       dNdxi(13,1)  = -2.*xi(1)*(1.-xi(2))*(1.+xi(3))/4.;
       dNdxi(13,2)  = -(1.-xi(1)^2)*(1.+xi(3))/4.;
       dNdxi(13,3)  = (1.-xi(1)^2)*(1.-xi(2))/4.;
       dNdxi(14,1)  = (1.-xi(2)^2)*(1.+xi(3))/4.;
       dNdxi(14,2)  = -2.*xi(2)*(1.+xi(1))*(1.+xi(3))/4.;
       dNdxi(14,3)  = (1.-xi(2)^2)*(1.+xi(1))/4.;
       dNdxi(15,1)  = -2.*xi(1)*(1.+xi(2))*(1.+xi(3))/4.;
       dNdxi(15,2)  =  (1.-xi(1)^2)*(1.+xi(3))/4.;
       dNdxi(15,3)  = (1.-xi(1)^2)*(1.+xi(2))/4.;
       dNdxi(16,1)  = -(1.-xi(2)^2)*(1.+xi(3))/4.;
       dNdxi(16,2)  = -2.*xi(2)*(1.-xi(1))*(1.+xi(3))/4.;
       dNdxi(16,3)  = (1.-xi(2)^2)*(1.-xi(1))/4.;
       dNdxi(17,1) = -(1.-xi(2))*(1.-xi(3)^2)/4.;
       dNdxi(17,2) = -(1.-xi(1))*(1.-xi(3)^2)/4.;
       dNdxi(17,3) = -xi(3)*(1.-xi(1))*(1.-xi(2))/2.;
       dNdxi(18,1) = (1.-xi(2))*(1.-xi(3)^2)/4.;
       dNdxi(18,2) = -(1.+xi(1))*(1.-xi(3)^2)/4.;
       dNdxi(18,3) = -xi(3)*(1.+xi(1))*(1.-xi(2))/2.;
       dNdxi(19,1) = (1.+xi(2))*(1.-xi(3)^2)/4.;
       dNdxi(19,2) = (1.+xi(1))*(1.-xi(3)^2)/4.;
       dNdxi(19,3) = -xi(3)*(1.+xi(1))*(1.+xi(2))/2.;
       dNdxi(20,1) = -(1.+xi(2))*(1.-xi(3)^2)/4.;
       dNdxi(20,2) = (1.-xi(1))*(1.-xi(3)^2)/4.;
       dNdxi(20,3) = -xi(3)*(1.-xi(1))*(1.+xi(2))/2.;
     end
   end

end
%
%================= ELEMENT RESIDUAL VECTOR ================================
%
function rel = elresid(ncoord,ndof,nelnodes,elident,coord,materialprops,displacement)
%
%  Assemble the element residual force
%
%    Arguments:
%
%      ncoord             No. coordinates (2 or 3 for 2D or 3D problem)
%      ndof               No. degrees of freedom per node (often ndof = ncoord)
%      nelnodes           No. nodes on the element
%      elident            Element identifier (not used here - for future enhancements!)
%      coords[i,a]        ith coord of ath node
%      materialprops      Material properties passed on to constitutive procedures
%      displacement[i,a]  ith displacement component at ath node
%
%   Local variables
%      npoints            No. integration points
%      xi[i,inpt]         ith local coord of integration point no. intpt
%      w[intpt]           weight for integration point no. intpt
%      N[a]               Shape function associated with ath node on element
%      dNdxi[a,i]         Derivative of ath shape function wrt ith local coord
%      dNdx[a,i]          Derivative of ath shape function wrt ith global coord
%      dxdxi[i,j]         Derivative of ith global coord wrt jth local coord
%      dxidx[i,j]         Derivative of ith local coord wrt jth global coord
%      det                Determinant of jacobian
%      strain[i,j]        strain_ij components
%      stress[i,j]        stress_ij components
%      r[row]             Residual vector
%
%
   npoints = numberofintegrationpoints(ncoord,nelnodes,elident);
   dxdxi = zeros(ncoord,ncoord);
   dxidx = zeros(ncoord,ncoord);
   dNdxs = zeros(nelnodes,ncoord);
   rel = zeros(ndof*nelnodes,1);
%
%  Set up integration points and weights    
%
   xilist = integrationpoints(ncoord,nelnodes,npoints,elident);
   w = integrationweights(ncoord,nelnodes,npoints,elident);
   %
%  Loop over the integration points
%
   for intpt = 1 : npoints

%     Compute shape functions and derivatives wrt local coords
%
      for i = 1 : ncoord
        xi(i) = xilist(i,intpt);
      end      
      N = shapefunctions(nelnodes,ncoord,elident,xi);
      dNdxi = shapefunctionderivs(nelnodes,ncoord,elident,xi);
%
%     Compute the jacobian matrix and its determinant
%
      for i = 1 : ncoord
        for j = 1 : ncoord
          dxdxi(i,j) = 0.;
          for a = 1 : nelnodes
            dxdxi(i,j) = dxdxi(i,j) + coord(i,a)*dNdxi(a,j);
          end
        end
      end

      dxidx = inv(dxdxi);
      dt = det(dxdxi);
%
%     Convert shape function derivatives to derivatives wrt global coords
%
      for a = 1 : nelnodes
        for i = 1 : ncoord
          dNdx(a,i) = 0.;
          for j = 1 : ncoord
            dNdx(a,i) = dNdx(a,i) + dNdxi(a,j)*dxidx(j,i);
          end
        end
      end
%
%     Compute the deformation gradients by differentiating displacements
%
      for i = 1 : ncoord
         for j = 1 : ncoord
            F(i,j) = 0.;
            if (i==j) F(i,i) = 1.; end
            for a = 1 : nelnodes
              F(i,j) = F(i,j) ...
                         +(displacement(i,a)*dNdx(a,j));
            end
         end
      end
%
%     Compute Bbar and J
%
      J = det(F);
      B = F*transpose(F);
%
%     Convert shape function derivatives to derivatives wrt spatial coords
%
      Finv = inv(F);
      for a = 1 : nelnodes
        for i = 1 : ncoord
          dNdxs(a,i) = 0.;
          for j = 1 : ncoord
          dNdxs(a,i) = dNdxs(a,i) + dNdx(a,j)*Finv(j,i);  
          end
        end
      end
%
%     Compute the stress
%
      stress = Kirchhoffstress(ndof,ncoord,B,J,materialprops);
%
%     Compute the element residual
%             
      for a = 1 : nelnodes
        for i = 1 : ndof
          row = ndof*(a-1)+i;
          for j = 1 : ncoord 
            rel(row) = rel(row) + stress(i,j)*dNdxs(a,j)*w(intpt)*dt;
          end
        end
      end
   end

end
%
%================= ELEMENT STIFFNESS MATRIX ================================
%
function kel = elstif(ncoord,ndof,nelnodes,elident,coord,materialprops,displacement)
%
%  Assemble the element stiffness
%
%    Arguments;
%
%      ncoord             No. coordinates (2 or 3 for 2D or 3D problem)
%      ndof               No. degrees of freedom per node (often ndof = ncoord)
%      nelnodes           No. nodes on the element
%      elident            Element identifier (not used here - for future enhancements!)
%      coords(i,a)        ith coord of ath node
%      materialprops      Material properties passed on:constitutive procedures
%      displacement(i,a)  ith displacement component at ath node
%
%   Local variables
%      npoints            No. integration points
%      xi(i,inpt)         ith local coord of integration point no. intpt
%      w(intpt)           weight for integration point no. intpt
%      N(a)               Shape function associated with ath node on element
%      dNdxi(a,i)         Derivative of ath shape function wrt ith local coord
%      dNdx(a,i)          Derivative of ath shape function wrt ith global coord
%      dxdxi(i,j)         Derivative of ith global coord wrt jth local coord
%      dxidx(i,j)         Derivative of ith local coord wrt jth global coord
%      det                Determinant of jacobian
%      strain(i,j)        strain_ij components
%      dsde(i,j,k,l)      Derivative of stress_ij with respect:strain_kl
%      kel(row,col)       Rows && cols of element stiffness
%
%
   npoints = numberofintegrationpoints(ncoord,nelnodes,elident);
   dNdx = zeros(nelnodes,ncoord);
   dxdxi = zeros(ncoord,ncoord);
   strain = zeros(ndof,ncoord);
   kel = zeros(ndof*nelnodes,ndof*nelnodes);
%
%  Set up integration points && weights    
%
   xilist = integrationpoints(ncoord,nelnodes,npoints,elident);
   w = integrationweights(ncoord,nelnodes,npoints,elident);
%
%  Loop over the integration points
%
   for intpt = 1:npoints

%     Compute shape functions && derivatives wrt local coords
%
      for i = 1:ncoord
        xi(i) = xilist(i,intpt);
      end      
      N = shapefunctions(nelnodes,ncoord,elident,xi);
      dNdxi = shapefunctionderivs(nelnodes,ncoord,elident,xi);

      
%
%     Compute the jacobian matrix && its determinant
%
      for i = 1:ncoord
        for j = 1:ncoord
          dxdxi(i,j) = 0.;
          for a = 1:nelnodes
            dxdxi(i,j) = dxdxi(i,j) + coord(i,a)*dNdxi(a,j);
          end
        end
      end
      
      dxidx = inv(dxdxi);
      dt = det(dxdxi);
%
%     Convert shape function derivatives:derivatives wrt global coords
%
      for a = 1:nelnodes
        for i = 1:ncoord
          dNdx(a,i) = 0.;
          for j = 1:ncoord
            dNdx(a,i) = dNdx(a,i) + dNdxi(a,j)*dxidx(j,i);
          end
        end
      end
%
%     Compute the deformation gradients by differentiating displacements
%
      for i = 1 : ncoord
         for j = 1 : ncoord
            F(i,j) = 0.;
            if (i==j) F(i,i) = 1.; end
            for a = 1 : nelnodes
              F(i,j) = F(i,j) ...
                         +(displacement(i,a)*dNdx(a,j));
            end
         end
      end
%
%     Compute Bbar and J
%
      J = det(F);
      B = F*transpose(F);
%
%     Convert shape function derivatives to derivatives wrt spatial coords
%
      Finv = inv(F);
      for a = 1 : nelnodes
        for i = 1 : ncoord
          dNdxs(a,i) = 0.;
          for j = 1 : ncoord
          dNdxs(a,i) = dNdxs(a,i) + dNdx(a,j)*Finv(j,i);  
          end
        end
      end
%
%     Compute the stress
%
      stress = Kirchhoffstress(ndof,ncoord,B,J,materialprops);
%
%     Compute the material tangent stiffness (d stress/d strain)
%     ds/de is just C_ijkl for linear elasticity - this notation is used
%     to allow extension to nonlinear problems
%
      dsde = materialstiffness(ndof,ncoord,B,J,materialprops);
%
%     Compute the element stiffness
%             
      for a = 1:nelnodes
        for i = 1:ndof
          for b = 1:nelnodes
            for k = 1:ndof
              row = ndof*(a-1)+i;
              col = ndof*(b-1)+k;
              for j = 1:ncoord
                for l = 1:ncoord
                  kel(row,col) = kel(row,col) + dsde(i,j,k,l)*dNdxs(b,l)*dNdxs(a,j)*w(intpt)*dt;
                end
                kel(row,col) = kel(row,col) - ...
                               stress(i,j)*dNdxs(a,k)*dNdxs(b,j)*w(intpt)*dt;

              end
            end
          end
        end
      end
   end

end


 %====================== No. nodes on element faces ================
%
%   This procedure returns the number of nodes on each element face
%   for various element types.  This info is needed for computing
%   the surface integrals associated with the element traction vector
%
function n = nfacenodes(ncoord,nelnodes,elident,face)
   if (ncoord == 2) 
     if (nelnodes == 3 || nelnodes == 4)
         n = 2;
     elseif (nelnodes == 6 || nelnodes == 8)
         n=3;
     end
   elseif (ncoord == 3) 
     if (nelnodes == 4)
         n = 3;
     elseif (nelnodes == 10)
         n = 6;
     elseif (nelnodes == 8)
         n = 4;
     elseif (nelnodes == 20)
         n = 8;
     end
   end
end
%======================= Lists of nodes on element faces =============
%
%    This procedure returns the list of nodes on an element face
%    The nodes are ordered so that the element face forms either
%    a 1D line element or a 2D surface element for 2D or 3D problems
%
function list = facenodes(ncoord,nelnodes,elident,face)

   i3 = [2,3,1];
   i4 = [2,3,4,1]; 

   list = zeros(nfacenodes(ncoord,nelnodes,face),1);

   if (ncoord == 2) 
     if (nelnodes == 3) 
       list(1) = face;
       list(2) = i3(face);
     elseif (nelnodes == 6) 
       list(1) = face;
       list(2) = i3(face);
       list(3) = face+3;
     elseif (nelnodes==4) 
       list(1) = face;
       list(2) = i4(face);
     elseif (nelnodes==8) 
       list(1) = face;
       list(2) = i4(face);
       list(3) = face+4;
     end
   elseif (ncoord == 3) 
     if (nelnodes==4) 
       if   (face == 1)
           list = [1,2,3];
       elseif (face == 2)
           list = [1,4,2];
       elseif (face == 3)
           list = [2,4,3];
       elseif (face == 4)
           list = [3,4,1];
       end
     elseif (nelnodes == 10) 
       if   (face == 1)
           list = [1,2,3,5,6,7];
       elseif (face == 2)
           list = [1,4,2,8,9,5];
       elseif (face == 3)
           list = [2,4,3,9,10,6];
       elseif (face == 4)
           list = [3,4,1,10,8,7];
       end
     elseif (nelnodes == 8) 
       if   (face == 1)
           list = [1,2,3,4];
       elseif (face == 2)
           list = [5,8,7,6];
       elseif (face == 3)
           list = [1,5,6,2];
       elseif (face == 4)
           list = [2,3,7,6];
       elseif (face == 5)
           list = [3,7,8,4];
       elseif (face == 6)
           list = [4,8,5,1];
       end
     elseif (nelnodes == 20)  
       if   (face == 1)
           list = [1,2,3,4,9,10,11,12];
       elseif (face == 2)
           list = [5,8,7,6,16,15,14,13];
       elseif (face == 3)
           list = [1,5,6,2,17,13,18,9];
       elseif (face == 4)
           list = [2,6,7,3,18,14,19,10];
       elseif (face == 5)
           list = [3,7,8,4,19,15,20,11];
       elseif (face == 6)
           list = [4,8,5,1,20,16,17,12];
       end
     end
   end
end
%
%====================== ELEMENT DISTRIBUTED LOAD VECTOR ==============
%
function r = eldload(ncoord,ndof,nfacenodes,elident,coords,traction)

  npoints = numberofintegrationpoints(ncoord-1,nfacenodes);
  xi = zeros(ncoord-1,1);
  dxdxi = zeros(ncoord,ncoord-1);
  r = zeros(ndof*nfacenodes,1);
   
  xilist = integrationpoints(ncoord-1,nfacenodes,npoints);
  w = integrationweights(ncoord-1,nfacenodes,npoints);

  for intpt = 1:npoints

    for i = 1:ncoord-1
      xi(i) = xilist(i,intpt);
    end

    N = shapefunctions(nfacenodes,ncoord-1,elident,xi);
    dNdxi = shapefunctionderivs(nfacenodes,ncoord-1,elident,xi);
%
%     Compute the jacobian matrix && its determinant
%
    for i = 1:ncoord
      for j = 1:ncoord-1
        dxdxi(i,j) = 0.;
        for a = 1:nfacenodes
          dxdxi(i,j) = dxdxi(i,j) + coords(i,a)*dNdxi(a,j);
        end
      end
    end
    if (ncoord == 2) 
      dt = sqrt(dxdxi(1,1)^2+dxdxi(2,1)^2);
    elseif (ncoord == 3) 
      dt = sqrt( ((dxdxi(2,1)*dxdxi(3,2))-(dxdxi(2,2)*dxdxi(3,1)))^2 ...
          + ((dxdxi(1,1)*dxdxi(3,2))-(dxdxi(1,2)*dxdxi(3,1)))^2 ...
          + ((dxdxi(1,1)*dxdxi(2,2))-(dxdxi(1,2)*dxdxi(2,1)))^2 );
    end
   for a = 1:nfacenodes
      for i = 1:ndof
        row = ndof*(a-1)+i;
        r(row) = r(row) + N(a)*traction(i)*w(intpt)*dt;
      end
    end
  end
end
%
%====================== Assemble the global residual vector =================
%
function resid = globalresidual(ncoord,ndof,nnode,coords,nelem,maxnodes,elident,nelnodes,connect,materialprops,dofs)
%
%   Assemble the global stiffness matrix
%

   resid = zeros(ndof*nnode,1);
   lmncoord = zeros(ncoord,maxnodes);
   lmndof = zeros(ndof,maxnodes);
   rel = zeros(ndof*maxnodes,ndof*maxnodes);
%
%   Loop over all the elements
%
   for lmn = 1 : nelem
%
%   Extract coords of nodes, DOF for the current element
%
      for a = 1 : nelnodes(lmn)
        for i = 1 : ncoord
          lmncoord(i,a) = coords(i,connect(a,lmn));
        end
        for i = 1 : ndof
          lmndof(i,a) = dofs(ndof*(connect(a,lmn)-1)+i);
        end
      end
      n = nelnodes(lmn);
      ident = elident(lmn);
      rel = elresid(ncoord,ndof,n,ident,lmncoord,materialprops,lmndof);

%
%   Add the current element residual to the global residual
%
      for a = 1 : nelnodes(lmn)
        for i = 1 : ndof
          rw = ndof*(connect(a,lmn)-1)+i;
          resid(rw) = resid(rw) + rel(ndof*(a-1)+i);
        end
     end
  end
 
end
%
%====================== Assemble the global stiffness matrix =================
%
function Stif = globalstiffness(ncoord,ndof,nnode,coords,nelem,maxnodes,elident,nelnodes,connect,materialprops,dofs)
%
%   Assemble the global stiffness matrix
%

   Stif = zeros(ndof*nnode,ndof*nnode);
   lmncoord = zeros(ncoord,maxnodes);
   lmndof = zeros(ndof,maxnodes);
%
%   Loop over all the elements
%
   for lmn = 1:nelem
%
%   Extract coords of nodes, DOF for the current element
%
      for a = 1:nelnodes(lmn)
        for i = 1:ncoord
          lmncoord(i,a) = coords(i,connect(a,lmn));
        end
        for i = 1:ndof
          lmndof(i,a) = dofs(ndof*(connect(a,lmn)-1)+i);
        end
      end
    n = nelnodes(lmn);
    ident = elident(lmn);
    kel = elstif(ncoord,ndof,n,ident,lmncoord,materialprops,lmndof);
%
%   Add the current element stiffness:the global stiffness
%
    for a = 1:nelnodes(lmn)
      for i = 1:ndof
        for b = 1:nelnodes(lmn)
          for k = 1:ndof
            rw = ndof*(connect(a,lmn)-1)+i;
            cl = ndof*(connect(b,lmn)-1)+k;
            Stif(rw,cl) = Stif(rw,cl) + kel(ndof*(a-1)+i,ndof*(b-1)+k);
          end
        end
      end
    end
   end
end
%
%===================== Assemble the global traction vector =============
%
function r = globaltraction(ncoord,ndof,nnodes,ndload,coords,nelnodes,elident,connect,dloads,dofs)

   r = zeros(ndof*nnodes,1);
   traction = zeros(ndof,1);

   for load = 1:ndload
%
%     Extract the coords of the nodes on the appropriate element face
%
      lmn = dloads(1,load);
      face = dloads(2,load);
      n = nelnodes(lmn);
      ident = elident(lmn);
      nfnodes = nfacenodes(ncoord,n,ident,face); 
      nodelist = facenodes(ncoord,n,ident,face);     
      lmncoord = zeros(ncoord,nfnodes);
      for a = 1:nfnodes
        for i = 1:ncoord
          lmncoord(i,a) = coords(i,connect(nodelist(a),dloads(1,load)));
        end
        for i = 1:ndof
          lmndof(i,a) = dofs(ndof*(connect(nodelist(a),dloads(1,load))-1)+i);
        end
      end
%
%    Compute the element load vector
%
     for i = 1:ndof
       traction(i) = dloads(i+2,load);
     end

     rel = eldload(ncoord,ndof,nfnodes,ident,lmncoord,traction);
%
%    Assemble the element load vector into global vector
%
     for a = 1:nfnodes
       for i = 1:ndof
         rw = (connect(nodelist(a),dloads(1,load))-1)*ndof+i;
         r(rw) = r(rw) + rel((a-1)*ndof+i);
       end
     end

   end
end       

function print_results(outfile, ...
    nprops,materialprops,ncoord,ndof,nnode,coords, ...
    nelem,maxnodes,connect,nelnodes,elident, ...
    nfix,fixnodes,ndload,dloads,dofs)
%      Print nodal displacements, element strains && stresses:a file

fprintf(outfile,'Nodal Displacements: \n');
   if (ndof == 2) 
     fprintf(outfile,' Node      Coords         u1       u2 \n');
     for i = 1:nnode
      fprintf(outfile,'%3d %8.4f %8.4f %8.4f %8.4f\n', ...
                               i,coords(1,i),coords(2,i),dofs(2*i-1),dofs(2*i));
     end
   elseif (ndof == 3) 
     fprintf(outfile,' Node            Coords            u1       u2       u3 \n');
     for i = 1:nnode
      fprintf(outfile,'%3d %8.4f %8.4f %8.4f %8.4f %8.4f %8.4f \n', ...
                    i,coords(1,i),coords(2,i),coords(3,i),dofs(3*i-2),dofs(3*i-1),dofs(3*i));
     end
   end

   fprintf(outfile,'\n\n Strains and Stresses \n');


   lmncoord = zeros(ncoord,maxnodes);
   displacements = zeros(ndof,maxnodes);

%
%   Loop over all the elements
%
   for lmn = 1:nelem

    fprintf(outfile,' \n Element; %d ',lmn);
    if (ncoord == 2)   
    fprintf(outfile,'  \n int pt    Coords          B_11      B_22     B_12      s_11       s_22      s_12 \n');

    elseif (ncoord == 3) 
    fprintf(outfile,'\n int pt         Coords            B_11      B_22     B_33      B_12       B_13      B_23      s_11      s_22      s_33      s_12      s_13      s_23 \n');
    end
%
%   Extract coords of nodes, DOF for the current element
%
      for a = 1:nelnodes(lmn)
        for i = 1:ncoord
          lmncoord(i,a) = coords(i,connect(a,lmn));
        end
        for i = 1:ndof
          displacements(i,a) = dofs(ndof*(connect(a,lmn)-1)+i);
        end
      end
      n = nelnodes(lmn);
      ident = elident(lmn);
 
      npoints = numberofintegrationpoints(ncoord,n);
      dNdx = zeros(n,ncoord);
      dxdxi = zeros(ncoord,ncoord);
      xi = zeros(ncoord,1);
      x = zeros(ncoord,1);
%
%  Set up integration points 
%
      xilist = integrationpoints(ncoord,n,npoints);
%
%  Loop over the integration points
%
     for intpt = 1:npoints

%     Compute shape functions && derivatives wrt local coords
%
       for i = 1:ncoord
         xi(i) = xilist(i,intpt);
       end
       N = shapefunctions(n,ncoord,ident,xi);      
       dNdxi = shapefunctionderivs(n,ncoord,ident,xi);
%
%     Compute the coords of the integration point
%
      for i = 1:ncoord
        x(i) = 0.;
        for a = 1:n
          x(i) = x(i) + lmncoord(i,a)*N(a);
        end
      end
%
%     Compute the jacobian matrix && its determinant
%
      for i = 1:ncoord
        for j = 1:ncoord
          dxdxi(i,j) = 0.;
          for a = 1:n
            dxdxi(i,j) = dxdxi(i,j) + lmncoord(i,a)*dNdxi(a,j);
          end
        end
      end

      dxidx = inv(dxdxi);
%
%     Convert shape function derivatives:derivatives wrt global coords
%
      for a = 1:n
        for i = 1:ncoord
          dNdx(a,i) = 0.;
          for j = 1:ncoord
            dNdx(a,i) = dNdx(a,i) + dNdxi(a,j)*dxidx(j,i);
          end
        end
      end
%
%     Compute the deformation gradients by differentiating displacements
%
      for i = 1 : ncoord
         for j = 1 : ncoord
            F(i,j) = 0.;
            if (i==j) F(i,i) = 1.; end
            for a = 1 : nelnodes
              F(i,j) = F(i,j) ...
                         +(displacements(i,a)*dNdx(a,j));
            end
         end
      end
%
%     Compute Bbar and J
%
      J = det(F);
      B = F*transpose(F);
%
%     Convert shape function derivatives to derivatives wrt spatial coords
%
      Finv = inv(F);
      for a = 1 : nelnodes
        for i = 1 : ncoord
          dNdxs(a,i) = 0.;
          for j = 1 : ncoord
          dNdxs(a,i) = dNdxs(a,i) + dNdx(a,j)*Finv(j,i);  
          end
        end
      end
%
%     Compute the stress
%
      stress = Kirchhoffstress(ndof,ncoord,B,J,materialprops);
      stress = stress/J;   % Compute Cauchy stress
      
      if (ncoord == 2) 

      fprintf(outfile,'%5d %7.4f %7.4f %9.4f %9.4f %9.4f %9.4f %9.4f %9.4f \n', ...
        intpt,x(1),x(2),B(1,1),B(2,2),B(1,2),stress(1,1),stress(2,2),stress(1,2));


      elseif (ncoord == 3) 

      fprintf(outfile,'%5d %7.4f %7.4f %7.4f %9.4f %9.4f %9.4f %9.4f %9.4f %9.4f %9.4f %9.4f %9.4f %9.4f %9.4f %9.4f \n',...
              intpt,x(1),x(2),x(3), ...
              B(1,1),B(2,2),B(3,3),B(1,2),B(1,3),B(2,3), ...
              stress(1,1),stress(2,2),stress(3,3),stress(1,2),stress(1,3),stress(2,3));
      end
     end
   end
end

%==============================Function read_input_file =================
 function [nprops,materialprops,ncoord,ndof,nnode,coords,nelem,maxnodes, ...
                connect,nelnodes,elident,nfix,fixnodes,ndload,dloads] = read_input_file(infile) 

 cellarray=textscan(infile,'%s');

%  Total no. material parameters, && list of parameters
%
   nprops = str2num(cellarray{1}{2});
   materialprops = zeros(nprops,1);
   cellno = 2;
   for i = 1:nprops
     cellno = cellno + 2;  
     materialprops(i) = str2num(cellarray{1}{cellno});
   end;
%
%    no. coords (1:3), no. DOF, no. nodes && nodal coordinates
%
   cellno = cellno + 2;
   ncoord = str2num(cellarray{1}{cellno});
   cellno = cellno + 2;
   ndof = str2num(cellarray{1}{cellno});
   cellno = cellno + 2;
   nnode = str2num(cellarray{1}{cellno});
 
   coords = zeros(ncoord,nnode);
   cellno = cellno + 1;
   for i = 1 : nnode
     for j = 1 : ncoord
       cellno = cellno + 1;
       coords(j,i) = str2num(cellarray{1}{cellno});
     end;
   end;
%
%    No. elements && connectivity
%
   cellno = cellno + 2;
   nelem = str2num(cellarray{1}{cellno});
   cellno = cellno + 2;
   maxnodes = str2num(cellarray{1}{cellno});
   connect = zeros(maxnodes,nelem);
   nelnodes = zeros(nelem,1);
   elident = zeros(nelem,1);
   cellno = cellno + 3;
   for i = 1 : nelem
     cellno = cellno + 1;
     elident(i) = str2num(cellarray{1}{cellno});
     cellno = cellno + 1;
     nelnodes(i) = str2num(cellarray{1}{cellno});
     for j = 1 : nelnodes(i)
       cellno = cellno + 1;
       connect(j,i) = str2num(cellarray{1}{cellno});
     end
   end
%
%    No. nodes with prescribed displacements, with the prescribed displacements
% 
   cellno = cellno + 2;
   nfix = str2num(cellarray{1}{cellno});
   cellno = cellno + 3;
   fixnodes = zeros(3,nfix);
   for i = 1 : nfix
      cellno = cellno + 1;
      fixnodes(1,i) = str2num(cellarray{1}{cellno});
      cellno = cellno + 1;
      fixnodes(2,i) = str2num(cellarray{1}{cellno});
      cellno = cellno + 1;
      fixnodes(3,i) = str2num(cellarray{1}{cellno});
   end;
%
%    No. loaded element faces, with the loads
%
    cellno = cellno + 2;
    ndload = str2num(cellarray{1}{cellno});
    cellno = cellno + 3;
    dloads = zeros(2+ndof,ndload);
    for i = 1 : ndload
       cellno = cellno + 1;
       dloads(1,i) = str2num(cellarray{1}{cellno});
       cellno = cellno + 1;
       dloads(2,i) = str2num(cellarray{1}{cellno});
       for j = 1 : ndof
         cellno = cellno + 1;
         dloads(j+2,i) = str2num(cellarray{1}{cellno});
       end;
    end;
    
 end
  function plotmesh(coords,ncoord,nnode,connect,nelem,elident,nelnodes,color)
% Function to plot a mesh.  
    f2D_3 = [1,2,3];
    f2D_4 = [1,2,3,4];
    f2D_6 = [1,4,2,5,3,6];
    f2D_8 = [1,5,2,6,3,7,4,8];
    f3D_4 = [[1,2,3];[1,4,2];[2,4,3];[3,4,1]];
    f3D_10 = [[1,5,2,6,3,7];[1,8,4,9,2,5];[2,9,4,10,3,6];[3,10,4,8,1,7]];
    f3D_8 = [[1,2,3,4];[5,8,7,6];[1,5,6,2];[2,3,7,6];[3,7,8,4];[4,8,5,1]];
    f3D_20 = [[1,9,2,10,3,11,4,12];[5,16,8,15,7,14,6,13];
              [1,17,5,13,6,18,2,9];[2,18,6,14,7,19,3,10];
              [3,19,7,15,8,20,4,11];[4,20,8,16,5,17,1,12]];

   hold on
   if (ncoord==2)  % Plot a 2D mesh
       for lmn = 1:nelem
           for i = 1:nelnodes(lmn)
               x(i,1:2) = coords(1:2,connect(i,lmn));
           end
           scatter(x(:,1),x(:,2),'MarkerFaceColor','r');
           if (nelnodes(lmn)==3) 
               patch('Vertices',x,'Faces',f2D_3,'FaceColor','none','EdgeColor',color);
           elseif (nelnodes(lmn)==4)
               patch('Vertices',x,'Faces',f2D_4,'FaceColor','none','EdgeColor',color);
           elseif (nelnodes(lmn)==6) 
               patch('Vertices',x,'Faces',f2D_6,'FaceColor','none','EdgeColor',color);
           elseif (nelnodes(lmn)==8 || nelnodes(lmn)==9)
               patch('Vertices',x,'Faces',f2D_8,'FaceColor','none','EdgeColor',color);
           end
       end
   elseif (ncoord==3) % Plot a 3D mesh
       for lmn = 1:nelem
           for i = 1:nelnodes(lmn)
               x(i,1:3) = coords(1:3,connect(i,lmn));
           end
           scatter3(x(:,1),x(:,2),x(:,3),'MarkerFaceColor','r');
           if (nelnodes(lmn)==4) 
               patch('Vertices',x,'Faces',f3D_4,'FaceColor','none','EdgeColor',color);
           elseif (nelnodes(lmn)==10)
               patch('Vertices',x,'Faces',f3D_10,'FaceColor','none','EdgeColor',color);
           elseif (nelnodes(lmn)==8) 
               patch('Vertices',x,'Faces',f3D_8,'FaceColor','none','EdgeColor',color);
           elseif (nelnodes(lmn)==20)
               patch('Vertices',x,'Faces',f3D_20,'FaceColor','none','EdgeColor',color);
           end
       end    
   end
   axis equal
   hold off
  end
